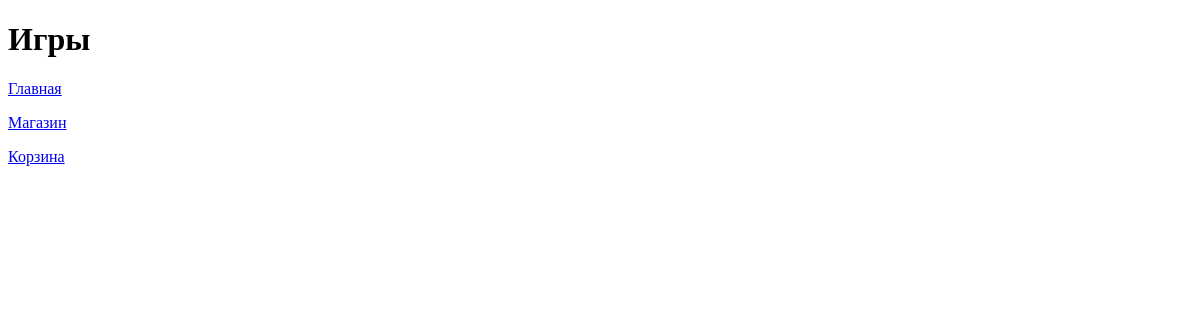
The app's page /games/, older data.
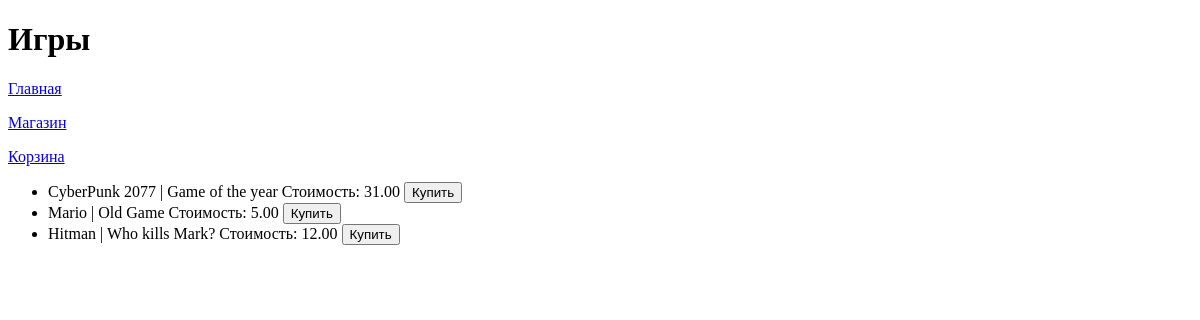
The same page, newer data.
### task1/models.py (models this page shows)
class Game(models.Model):  # модель представляющая игру.
    title = models.CharField(max_length=100)  # название игры
    cost = models.DecimalField(decimal_places=2, max_digits=4)  # цена(DecimalField)
    size = models.DecimalField(decimal_places=2, max_digits=4)  # размер файлов игры(DecimalField)
    description = models.TextField()  # описание(неограниченное кол-во текста)
    age_limited = models.BooleanField(default=False)  # ограничение возраста 18+ (BooleanField, по умолчанию False)
    buyer = models.ManyToManyField(Buyer, related_name='games')  # покупатель обладающий игрой (ManyToManyField).

### task1/views.py (the view)
# urls.py: path('games/', games),
def games(request):
    Games = Game.objects.all()
    data = {
        "title": "Игры",
        'games': Games
    }
    return render(request, "task1/games.html", context=data)

### templates/task1/games.html
{% extends "task1/menu.html" %}
{% block pagename %}
<h1>{{ title }}</h1>
{% endblock %}
{% block content %}
    <ul>
        {% for game in games %}
            <li>
                {{game.title}} | {{game.description}} Стоимость: {{game.cost}}
                <button type="button">Купить</button>
            </li>
        {% endfor %}
    </ul>
{% endblock %}

### templates/task1/menu.html (shortened to what this page needs)
<!DOCTYPE html>
<html lang="en">
<head>
</head>
<body>
    {% block pagename %}
    {% endblock %}
    {% block menu %}
        <a href="http://127.0.0.1:8000/">Главная</a>
        <p><a href="http://127.0.0.1:8000/games/">Магазин</a></p>
        <p><a href="http://127.0.0.1:8000/cart/">Корзина</a></p>
    {% endblock %}
    {% block content %}
    {% endblock %}
</body>
</html>

Row changes from the older to the newer data that the page shows:
added Game: title "CyberPunk 2077", description "Game of the year", cost "31.00"
added Game: title "Mario", description "Old Game", cost "5.00"
added Game: title "Hitman", description "Who kills Mark?", cost "12.00"
